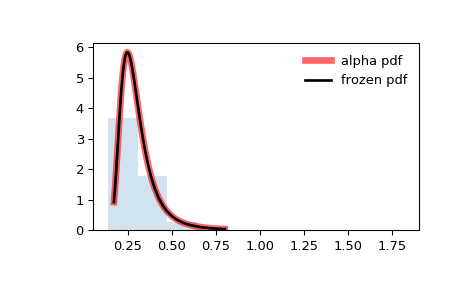

Python code for this plot:
from scipy.stats import alpha
import matplotlib.pyplot as plt
fig, ax = plt.subplots(1, 1)

# Calculate a few first moments:

a = 3.57
mean, var, skew, kurt = alpha.stats(a, moments='mvsk')

# Display the probability density function (``pdf``):

x = np.linspace(alpha.ppf(0.01, a),
                alpha.ppf(0.99, a), 100)
ax.plot(x, alpha.pdf(x, a),
       'r-', lw=5, alpha=0.6, label='alpha pdf')

# Alternatively, the distribution object can be called (as a function)
# to fix the shape, location and scale parameters. This returns a "frozen"
# RV object holding the given parameters fixed.

# Freeze the distribution and display the frozen ``pdf``:

rv = alpha(a)
ax.plot(x, rv.pdf(x), 'k-', lw=2, label='frozen pdf')

# Check accuracy of ``cdf`` and ``ppf``:

vals = alpha.ppf([0.001, 0.5, 0.999], a)
np.allclose([0.001, 0.5, 0.999], alpha.cdf(vals, a))
# True

# Generate random numbers:

r = alpha.rvs(a, size=1000)

# And compare the histogram:

ax.hist(r, density=True, histtype='stepfilled', alpha=0.2)
ax.legend(loc='best', frameon=False)
plt.show()
